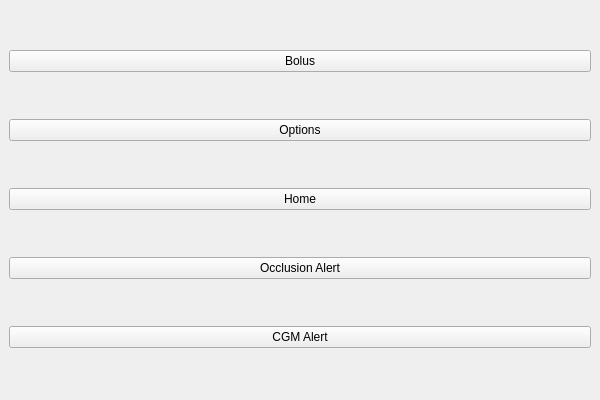
<?xml version="1.0" encoding="UTF-8"?>
<ui version="4.0">
 <class>HomeWindow</class>
 <widget class="QMainWindow" name="HomeWindow">
  <property name="geometry">
   <rect>
    <x>0</x>
    <y>0</y>
    <width>600</width>
    <height>400</height>
   </rect>
  </property>
  <property name="windowTitle">
   <string>Home Window</string>
  </property>
  <widget class="QWidget" name="centralwidget">
   <layout class="QVBoxLayout" name="verticalLayout">
    <item>
     <widget class="QPushButton" name="bolusButton">
      <property name="text">
       <string>Bolus</string>
      </property>
     </widget>
    </item>
    <item>
     <widget class="QPushButton" name="optionsButton">
      <property name="text">
       <string>Options</string>
      </property>
     </widget>
    </item>
    <item>
     <widget class="QPushButton" name="homeButton">
      <property name="text">
       <string>Home</string>
      </property>
     </widget>
    </item>
    <item>
     <widget class="QPushButton" name="occlusionAlertButton">
      <property name="text">
       <string>Occlusion Alert</string>
      </property>
     </widget>
    </item>
    <item>
     <widget class="QPushButton" name="CGMAlertButton">
      <property name="text">
       <string>CGM Alert</string>
      </property>
     </widget>
    </item>
   </layout>
  </widget>
 </widget>
 <resources/>
 <connections/>
</ui>
